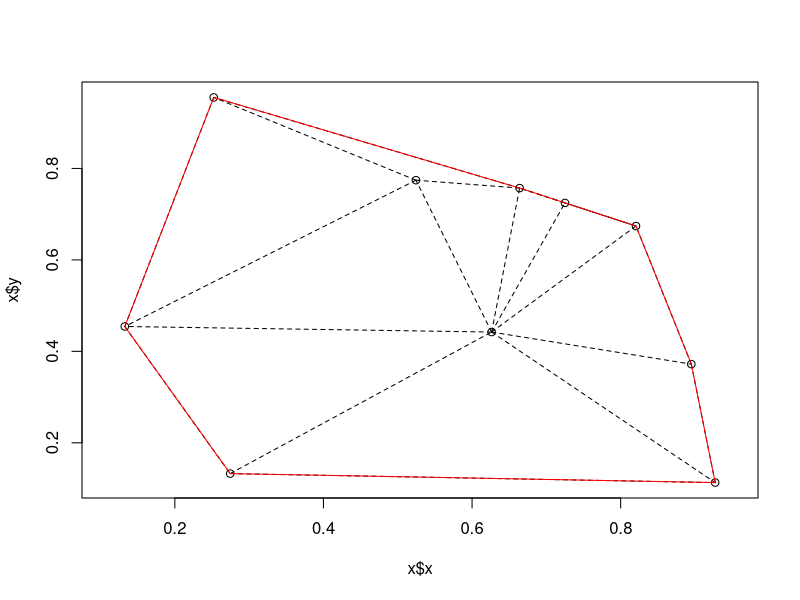
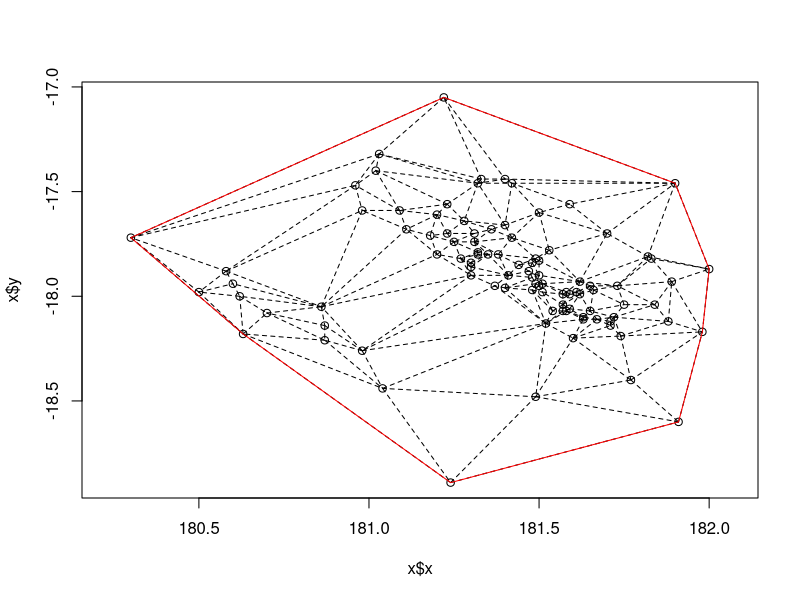

Recreate these plots in R, in order.
library(interp)


### Name: convex.hull
### Title: Return the convex hull of a triangulation object
### Aliases: convex.hull
### Keywords: spatial

### ** Examples

## random points:
rand.tr<-tri.mesh(runif(10),runif(10))
plot(rand.tr)
rand.ch<-convex.hull(rand.tr, plot.it=TRUE, add=TRUE, col="red")
## use a part of the quakes data set:
data(quakes)
quakes.part<-quakes[(quakes[,1]<=-17 & quakes[,1]>=-19.0 &
                     quakes[,2]<=182.0 & quakes[,2]>=180.0),]
quakes.tri<-tri.mesh(quakes.part$lon, quakes.part$lat, duplicate="remove")
plot(quakes.tri)
convex.hull(quakes.tri, plot.it=TRUE, add=TRUE, col="red")
